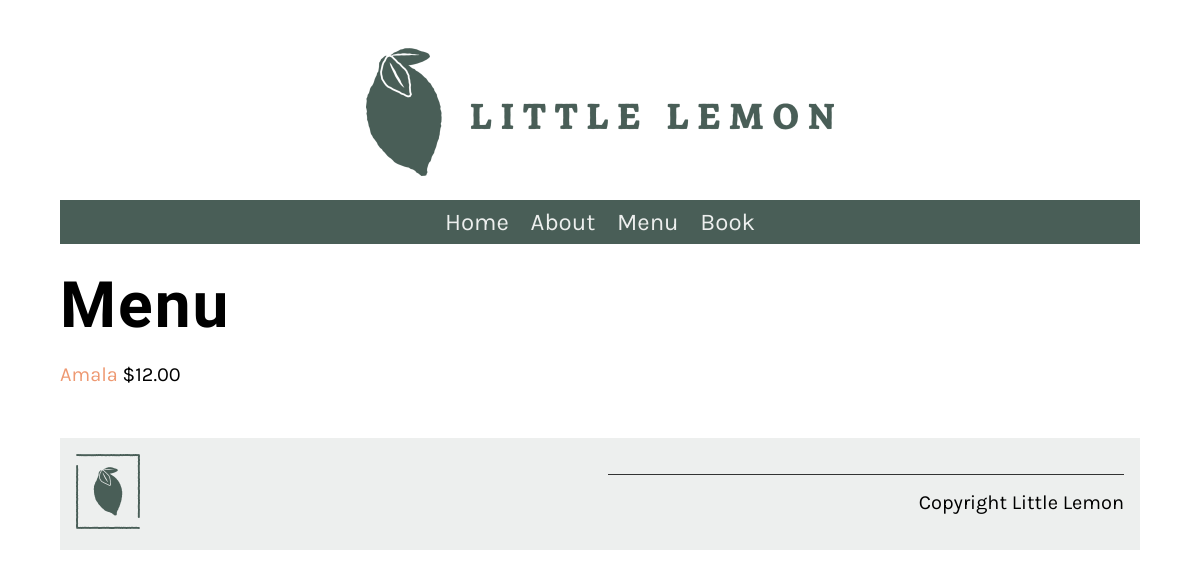
Before: /menu/ with the older database file.
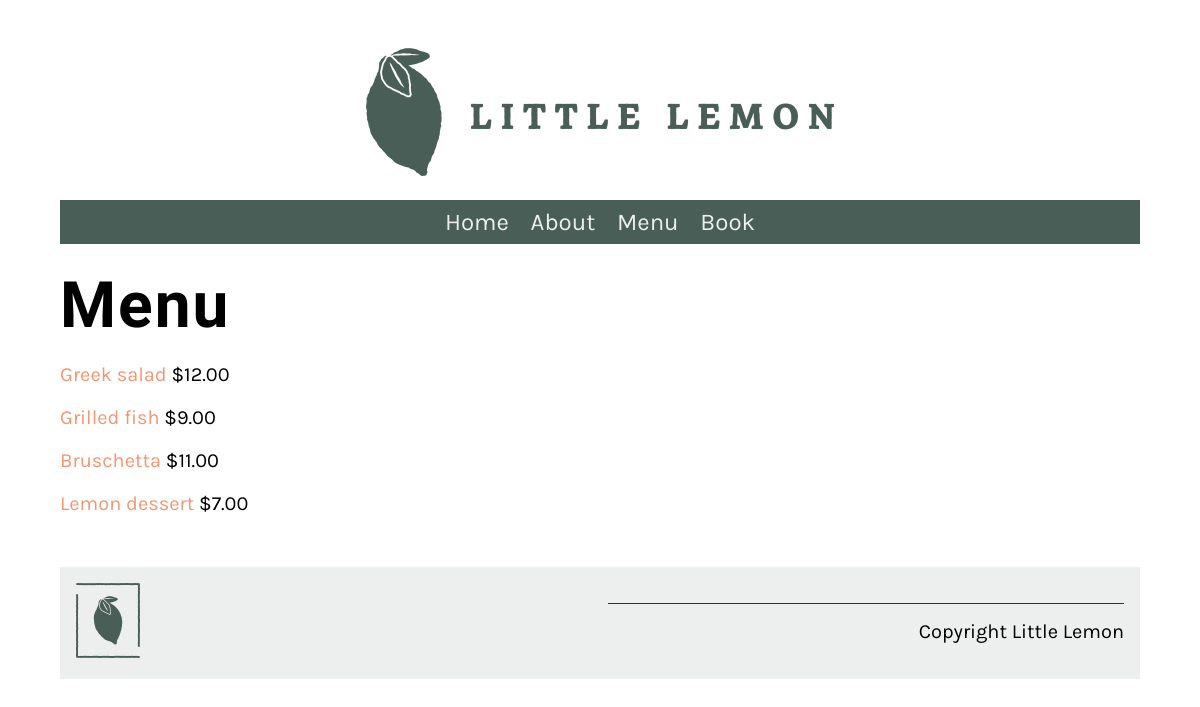
After: the same page with the newer database file.
### app/models.py (models this page shows, shortened)
class Menu(models.Model):
    name = models.CharField(max_length=50)
    price = models.IntegerField()
    description = models.CharField(max_length=1000,default="African Dish")

### app/views.py (the view)
# urls.py: path("menu/",views.menu,name="menu"),
def menu(request):
    menu_items = Menu.objects.all()
    menu_items_dict = {"menu_items":menu_items}
    return render(request,"menu.html",menu_items_dict)

### templates/menu.html (shortened to what this page needs)
{% extends "base.html" %}
{% load static % }
{% block content %}
<h1>Menu</h1>
<div class="column">
    {% for item in menu_items %}
    <p>
        <a href="{% url 'menu_item' pk=item.pk %}">
            {{ item.name }}
        </a>
        <span class="menu_price">
            ${{ item.price }}.00
        </span>
    </p>
    {% endfor %}
</div>

### templates/base.html (shortened to what this page needs)
{% load static %}
<!DOCTYPE html>
<html lang="en">
  <head>
    <link
      rel="preload"
      as="style"
      href="{% static 'css/style.css' %}"
      onload="this.rel = 'stylesheet'"
    />
  </head>
  <body>
    {% include 'partials/_header.html' %}
    <main>{% block content %} {% endblock %}</main>
    {% include 'partials/_footer.html' %}
  </body>
</html>

### templates/partials/_header.html
<header>
    {% load static %}
    <img src="{% static 'img/logo.png'%}">
</header>
<nav>
    <ul>
        <li><a href="{% url 'home' %}">Home</a></li>
        <li><a href="{% url 'about' %}">About</a></li>
        <li><a href="{% url 'menu' %}">Menu</a></li>
        <li><a href="{% url 'book' %}">Book</a></li>
    </ul>
</nav>

### templates/partials/_footer.html
{% load static %}
<footer>
    <article>
        <img src="{% static 'img/logo_footer.png' %}">
    </article>
    <article>
        <p>Copyright Little Lemon</p>
    </article>
</footer>

### app/static/css/style.css (style rules this page uses)
body { font-family: 'Karla', sans-serif; margin-top: 3rem; margin-bottom: 3rem; margin-left: 5%; margin-right: 5%; }
h1, h2, h3, h4, h5, h6 { font-family: 'Markazi Text', serif; letter-spacing: 2px;; }
h1 { font-size: 4rem; margin-top: 1.5rem; margin-bottom: 0; }
p, ul { font-size: 1.25rem;; }
a { color: #EE9972; text-decoration: none; }
header img { display: block; margin-left: auto; margin-right: auto; max-width: 100%; height: auto; }
nav { background-color: #495E57; margin-top: 1rem; margin-bottom: 1rem; margin-bottom: 0px; }
nav ul { list-style: none; font-size: 1.5rem; text-align: center; padding-inline-start: 0rem; margin-bottom: 0px; }
nav ul li { display: inline-block; margin: 0.5rem; }
nav ul a { color: #EDEFEE; text-decoration: none; }
article { flex:1; }
article img { max-width: 100%; }
footer { background-color: #EDEFEE; padding: 1rem; display: flex; gap: 2rem 1rem; }
footer img { max-width: 50%; }
footer p { border-top: #333333; border-style: solid; border-width: 0.1rem; border-bottom: none; border-left: none; border-right: none; text-align: right; padding-top: 1rem;; }
.column { flex-basis: 50%; margin-bottom: 1rem; padding-bottom: 1rem; }

Changed rows visible on the page:
removed Menu: name "Amala", price "12"
added Menu: name "Greek salad", price "12"
added Menu: name "Grilled fish", price "9"
added Menu: name "Bruschetta", price "11"
added Menu: name "Lemon dessert", price "7"
